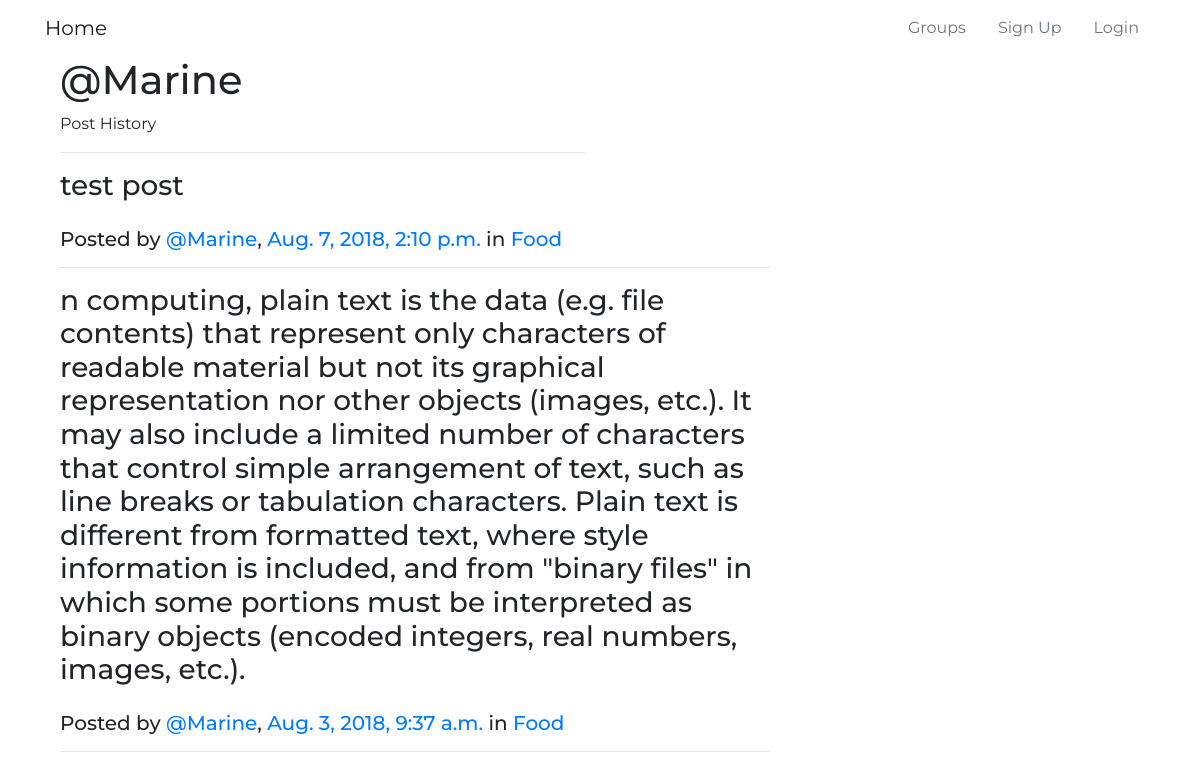
/posts/by/Marine/, run on the app's committed database.
### posts/models.py (models this page shows, shortened)
class Post(models.Model):
    user = models.ForeignKey(User, on_delete=models.CASCADE, related_name='posts')
    created_at = models.DateTimeField(default=timezone.now)
    message = models.TextField(default='')
    message_html = models.TextField(editable=False, default='')
    group = models.ForeignKey(Group, on_delete=models.CASCADE, related_name='posts', blank=True, null=True)
    class Meta:
        ordering = ["-created_at"]
        unique_together = ['user', 'message']

### groups/models.py (models this page shows, shortened)
class Group(models.Model):
    name = models.CharField(max_length=250, unique=True)
    slug = models.SlugField(allow_unicode=True, unique=True)
    description = models.TextField(blank=True, default='', max_length=3000)
    description_html = models.TextField(editable=False, blank=True, default='')
    members = models.ManyToManyField(User, through='GroupMember')
    class Meta:
        ordering = ['name']
        verbose_name_plural = 'Groups'

### posts/views.py (the view)
# urls.py: path('by/<username>/', views.UserPosts.as_view(), name='for_user'),
class UserPosts(generic.ListView):
    model = models.Post
    template_name = 'posts/user_post_list.html'
    def get_queryset(self):
        try:
            self.polochon = User.objects.prefetch_related('posts').get(username__iexact=self.kwargs.get('username'))
        except User.DoesNotExist:
            raise Http404
        else:
            return self.polochon.posts.all()
    def get_context_data(self, **kwargs):
        context = super().get_context_data(**kwargs)
        context['polochon'] = self.polochon
        return context

### posts/templates/posts/user_post_list.html (shortened to what this page needs)
{% extends "posts/post_base.html" %}
  {% block prepost %}
  <div class="col-md-6">
    <h1>@{{ polochon.username }}</h1>
    <p>Post History</p>
    <hr>
  </div>
  {% endblock prepost %}
  {% block post_content %}
  <div class="col-md-8">
    {% for post in post_list  %}
      {% include "posts/_post.html" %}
      <hr>
    {% endfor %}
  </div>
  {% endblock post_content %}

### posts/templates/posts/_post.html (shortened to what this page needs)
<div class="post media">
	<h3>{{ post.message_html|safe }}</h3>
</div>
	<div class="">
		<h5 class="media-heading">
			<span class="username">Posted by <a href="{% url 'posts:for_user' username=post.user.username %}">@{{ post.user.username }}</a>, </span>
			<time class="time"><a href="{% url 'posts:single' username=post.user.username pk=post.pk %}">{{ post.created_at }}</a></time>
			{% if post.group %}
			<span class="group-name">in <a href="#">{{ post.group.name }}</a></span>
			{% endif %}
		</h5>
    </div>

### static/css/master.css (style rules this page uses)
body { font-family: 'Montserrat', sans-serif; background: white; }

### data on the page
Post: message_html "test post", user.username "Marine", created_at "Aug. 7, 2018, 2:10 p.m.", group.name "Food"
Post: message_html "n computing, plain text is the data (e.g. file contents) that represent only characters of readable material but not its graphical representation nor other objects (images, etc.). It may also include a limited number of characters that control simple arrangement of text, such as line breaks or tabulation characters. Plain text is different from formatted text, where style information is included, and from \"binary files\" in which some portions must be interpreted as binary objects (encoded integers, real numbers, images, etc.).", user.username "Marine", created_at "Aug. 3, 2018, 9:37 a.m.", group.name "Food"

### other printed values
{{ polochon.username }} "Marine"
